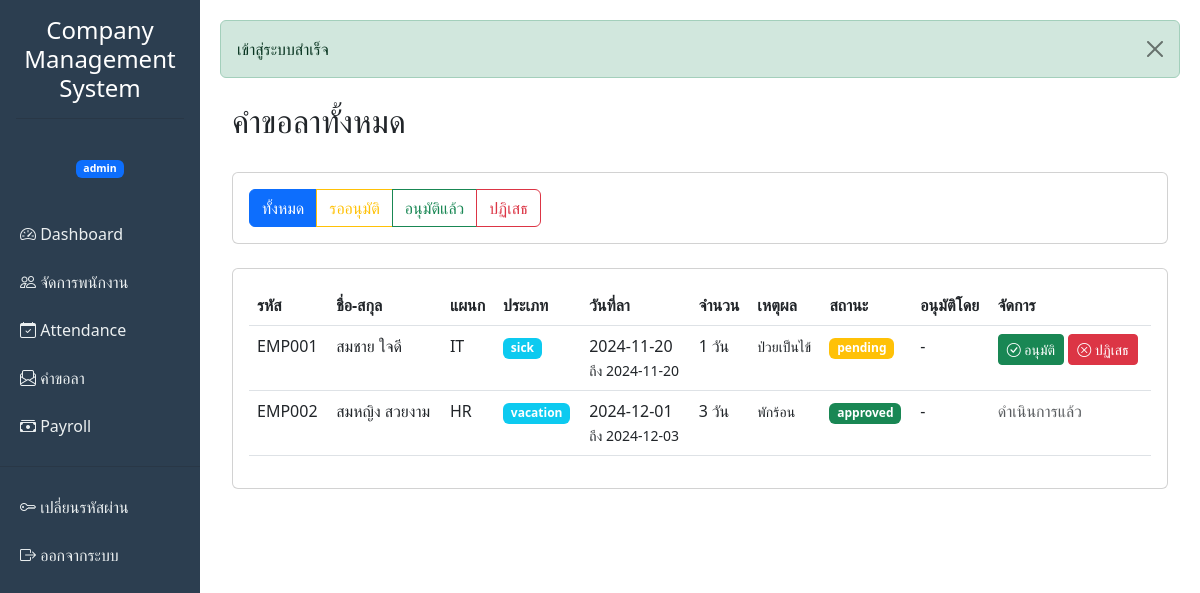
The page /leave/leave_requests.php (signed in) on the database its author committed.
### tables this page shows
CREATE TABLE leave_requests (
    id INT AUTO_INCREMENT PRIMARY KEY,
    employee_id INT NOT NULL,
    leave_type ENUM('sick', 'personal', 'vacation', 'other') NOT NULL,
    start_date DATE NOT NULL,
    end_date DATE NOT NULL,
    days INT NOT NULL,
    reason TEXT,
    status ENUM('pending', 'approved', 'rejected') DEFAULT 'pending',
    approved_by INT NULL,
    approved_at TIMESTAMP NULL,
    created_at TIMESTAMP DEFAULT CURRENT_TIMESTAMP,
    updated_at TIMESTAMP DEFAULT CURRENT_TIMESTAMP ON UPDATE CURRENT_TIMESTAMP,
    FOREIGN KEY (employee_id) REFERENCES employees(id) ON DELETE CASCADE,
    FOREIGN KEY (approved_by) REFERENCES users(id) ON DELETE SET NULL,
    INDEX idx_employee (employee_id),
    INDEX idx_status (status),
    INDEX idx_dates (start_date, end_date)
);

CREATE TABLE employees (
    id INT AUTO_INCREMENT PRIMARY KEY,
    employee_code VARCHAR(20) UNIQUE NOT NULL,
    first_name VARCHAR(100) NOT NULL,
    last_name VARCHAR(100) NOT NULL,
    email VARCHAR(100) UNIQUE NOT NULL,
    phone VARCHAR(20),
    department VARCHAR(100),
    position VARCHAR(100),
    hire_date DATE NOT NULL,
    salary DECIMAL(10,2) DEFAULT 0.00,
    status ENUM('active', 'inactive') DEFAULT 'active',
    created_at TIMESTAMP DEFAULT CURRENT_TIMESTAMP,
    updated_at TIMESTAMP DEFAULT CURRENT_TIMESTAMP ON UPDATE CURRENT_TIMESTAMP,
    INDEX idx_employee_code (employee_code),
    INDEX idx_status (status)
);

### config.php (called while the page is built, shortened)
<?php
function h($string) {
    return htmlspecialchars($string, ENT_QUOTES, 'UTF-8');
}
?>

### leave/leave_requests.php (the view, shortened to what this page needs)
<?php
require_once '../config.php';
$pdo = getDB();
$status = $_GET['status'] ?? 'all';
try {
    $sql = "
        SELECT
            lr.*,
            e.employee_code,
            e.first_name,
            e.last_name,
            e.department,
            u.username as approved_by_username
        FROM leave_requests lr
        JOIN employees e ON lr.employee_id = e.id
        LEFT JOIN users u ON lr.approved_by = u.id
    ";
    $sql .= " ORDER BY lr.created_at DESC";
    $stmt = $pdo->prepare($sql);
    if ($status !== 'all') {
        $stmt->execute(['status' => $status]);
    } else {
        $stmt->execute();
    }
    $leaves = $stmt->fetchAll();
} catch (PDOException $e) {
    error_log($e->getMessage());
    $leaves = [];
}
include '../includes/header.php';
?>
<div class="container-fluid mt-4">
    <div class="row mb-4">
        <div class="col">
            <h2>คำขอลาทั้งหมด</h2>
        </div>
    </div>
    <div class="card mb-4">
        <div class="card-body">
            <div class="btn-group" role="group">
                <a href="leave_requests.php?status=all"
                   class="btn btn-<?= $status === 'all' ? 'primary' : 'outline-primary' ?>">
                    ทั้งหมด
                </a>
                <a href="leave_requests.php?status=pending"
                   class="btn btn-<?= $status === 'pending' ? 'warning' : 'outline-warning' ?>">
                    รออนุมัติ
                </a>
                <a href="leave_requests.php?status=approved"
                   class="btn btn-<?= $status === 'approved' ? 'success' : 'outline-success' ?>">
                    อนุมัติแล้ว
                </a>
                <a href="leave_requests.php?status=rejected"
                   class="btn btn-<?= $status === 'rejected' ? 'danger' : 'outline-danger' ?>">
                    ปฏิเสธ
                </a>
            </div>
        </div>
    </div>
    <div class="card">
        <div class="card-body">
            <div class="table-responsive">
                <table class="table table-hover">
                    <thead>
                        <tr>
                            <th>รหัส</th>
                            <th>ชื่อ-สกุล</th>
                            <th>แผนก</th>
                            <th>ประเภท</th>
                            <th>วันที่ลา</th>
                            <th>จำนวน</th>
                            <th>เหตุผล</th>
                            <th>สถานะ</th>
                            <th>อนุมัติโดย</th>
                            <th>จัดการ</th>
                        </tr>
                    </thead>
                    <tbody>
                        <?php if (empty($leaves)): ?>
                            <tr><td colspan="10" class="text-center">ไม่มีข้อมูลคำขอลา</td></tr>
                        <?php else: ?>
                            <?php foreach ($leaves as $leave): ?>
                                <tr>
                                    <td><?= h($leave['employee_code']) ?></td>
                                    <td><?= h($leave['first_name'] . ' ' . $leave['last_name']) ?></td>
                                    <td><?= h($leave['department']) ?></td>
                                    <td>
                                        <span class="badge bg-info">
                                            <?= h($leave['leave_type']) ?>
                                        </span>
                                    </td>
                                    <td>
                                        <?= h($leave['start_date']) ?><br>
                                        <small>ถึง <?= h($leave['end_date']) ?></small>
                                    </td>
                                    <td><?= h($leave['days']) ?> วัน</td>
                                    <td>
                                        <small><?= h(substr($leave['reason'], 0, 50)) ?><?= strlen($leave['reason']) > 50 ? '...' : '' ?></small>
                                    </td>
                                    <td>
                                        <?php
                                        $badgeClass = [
                                            'pending' => 'warning',
                                            'approved' => 'success',
                                            'rejected' => 'danger'
                                        ][$leave['status']] ?? 'secondary';
                                        ?>
                                        <span class="badge bg-<?= $badgeClass ?>">
                                            <?= h($leave['status']) ?>
                                        </span>
                                    </td>
                                    <td>
                                        <?php if ($leave['approved_by']): ?>
                                            <?= h($leave['approved_by_username']) ?><br>
                                            <small><?= h($leave['approved_at']) ?></small>
                                        <?php else: ?>
                                            -
                                        <?php endif; ?>
                                    </td>
                                    <td>
                                        <?php if ($leave['status'] === 'pending'): ?>
                                            <a href="leave_approve.php?id=<?= $leave['id'] ?>&action=approve"
                                               class="btn btn-sm btn-success"
                                               onclick="return confirm('ยืนยันการอนุมัติ?')">
                                                <i class="bi bi-check-circle"></i> อนุมัติ
                                            </a>
                                            <a href="leave_approve.php?id=<?= $leave['id'] ?>&action=reject"
                                               class="btn btn-sm btn-danger"
                                               onclick="return confirm('ยืนยันการปฏิเสธ?')">
                                                <i class="bi bi-x-circle"></i> ปฏิเสธ
                                            </a>
                                        <?php else: ?>
                                            <span class="text-muted">ดำเนินการแล้ว</span>
                                        <?php endif; ?>
                                    </td>
                                </tr>
                            <?php endforeach; ?>
                        <?php endif; ?>
                    </tbody>
                </table>
            </div>
        </div>
    </div>
</div>
<?php include '../includes/footer.php'; ?>

### rows shown on the page
leave_requests: employee.employee_code "EMP001", employee.last_name "สมชาย ใจดี", employee.department "IT", leave_type "sick", start_date "2024-11-20", end_date "2024-11-20", days "1", reason "ป่วยเป็นไข้", status "pending"
leave_requests: employee.employee_code "EMP002", employee.last_name "สมหญิง สวยงาม", employee.department "HR", leave_type "vacation", start_date "2024-12-01", end_date "2024-12-03", days "3", reason "พักร้อน", status "approved", shows "ดำเนินการแล้ว"

### other values the page prints
APP_NAME "Company Management System"
$_SESSION['role'] "admin"
$flash['message'] "เข้าสู่ระบบสำเร็จ"
